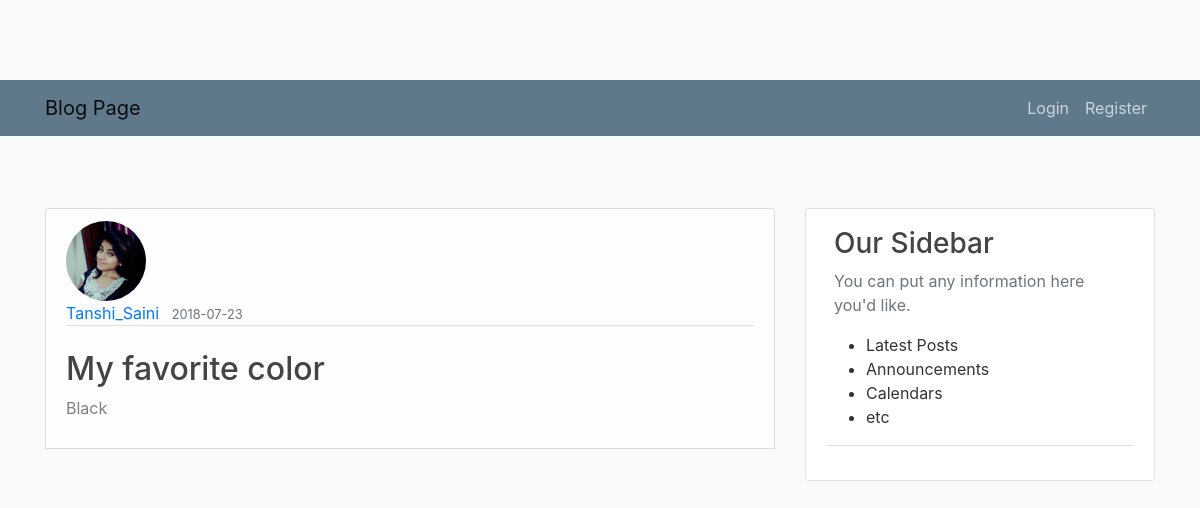
Screenshot of /post/2 with the database file from the repository.
### app/models.py (models this page shows, shortened)
class User(db.Model , UserMixin):
	id=db.Column(db.Integer , primary_key=True)
	username=db.Column(db.String(20) , unique=True, nullable=False)
	email=db.Column(db.String(50) , unique=True, nullable=False)
	image_file=db.Column(db.String(50),  nullable=False, default='default.jpg')
	password=db.Column(db.String(20) , nullable=False)
	posts=db.relationship('Post', backref='author', lazy=True)

class Post(db.Model):
	id=db.Column(db.Integer , primary_key=True)
	title=db.Column(db.String(100),nullable=False)
	date_posted=db.Column(db.DateTime, nullable=False, default=datetime.utcnow)
	content=db.Column(db.Text,nullable=False)
	user_id=db.Column(db.Integer, db.ForeignKey('user.id'),nullable=False)

### app/posts/routes.py (the view)
@posts.route("/post/<int:post_id>")
def post(post_id):
    post=Post.query.get_or_404(post_id)
    return render_template('post.html', title=post.title , post=post)

### app/templates/post.html (shortened to what this page needs)
{% extends 'layout.html' %}
{% block content %}
		<article class="list-group-item list-group-item-light">
		  <img style="width:80px;height:80px" class="rounded-circle article-img" src="{{ url_for('static', filename='profile_pics/' + post.author.image_file) }}">
          <div class="media-body article-container">
            <div class="border-bottom mb-4">
					<a class ="mr-2" href =" {{ url_for('users.user_posts' , username=post.author.username) }}">{{ post.author.username }}</a>
					<small class ="text-muted">{{ post.date_posted.strftime('%Y-%m-%d') }}</small>
				</div>
				<h2 class= "article-title" >{{ post.title }}</h2>
				<p class="article-content">{{ post.content }}</p>
			</div>
		</article>
{% endblock content %}

### app/static/main.css (style rules this page uses)
body { background: #fafafa; color: #333333; margin-top: 5rem; }
h1, h2, h3, h4, h5, h6 { color: #444444; }
.article-title { color: #444444; }
.article-content { white-space: pre-line; }
.article-img { height: 65px; width: 65px; margin-right: 16px; }

### rows the page displays
User: image_file (picture), author.username "Tanshi_Saini"
Post: date_posted "2018-07-23", title "My favorite color", content "Black"
